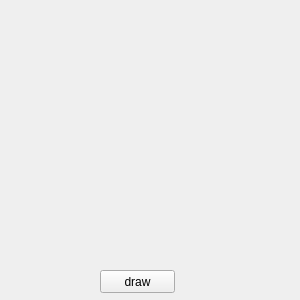
<?xml version="1.0" encoding="UTF-8"?>
<ui version="4.0">
 <class>MainWindow</class>
 <widget class="QMainWindow" name="MainWindow">
  <property name="geometry">
   <rect>
    <x>0</x>
    <y>0</y>
    <width>300</width>
    <height>300</height>
   </rect>
  </property>
  <property name="windowTitle">
   <string>MainWindow</string>
  </property>
  <widget class="QWidget" name="centralwidget">
   <widget class="QPushButton" name="btn_draw">
    <property name="geometry">
     <rect>
      <x>100</x>
      <y>270</y>
      <width>75</width>
      <height>23</height>
     </rect>
    </property>
    <property name="text">
     <string>draw</string>
    </property>
   </widget>
  </widget>
 </widget>
 <resources/>
 <connections/>
</ui>
